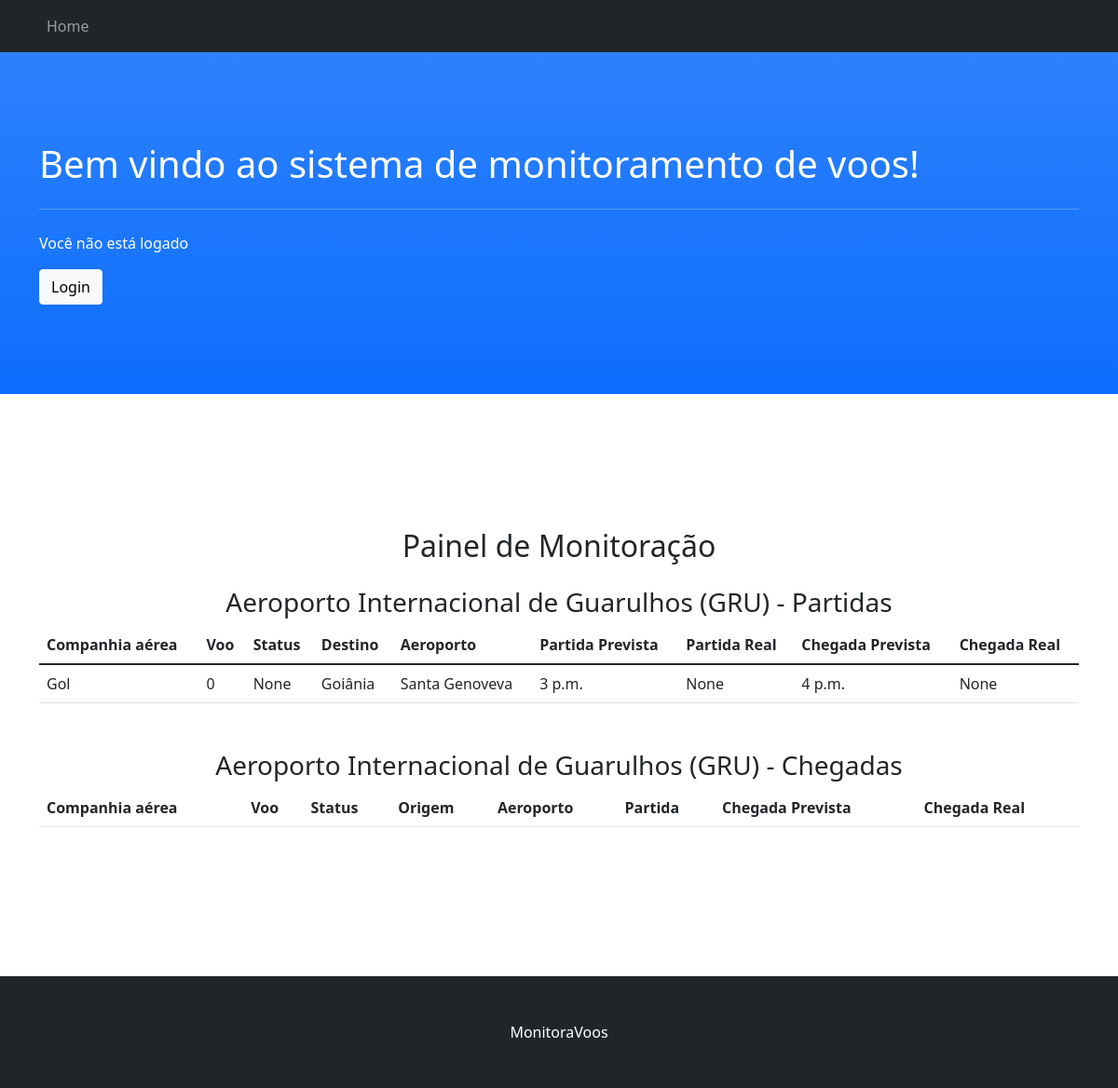
The page / on the database its author committed.
### rota/models.py (models this page shows, shortened)
class Voo(models.Model):
    STATUS_POSSIVEIS = (
        ('em', 'embarcando'),
        ('ca', 'cancelado'),
        ('pr', 'programado'),
        ('ta', 'taxiando'),
        ('pt', 'pronto'),
        ('ao', 'autorizado'),
        ('vo', 'em_voo'),
        ('at', 'aterrisado')
    )
    rota = models.ForeignKey(Rota, on_delete=models.CASCADE, null=True)
    id = models.IntegerField(primary_key=True)
    status = models.CharField(max_length=2, null=True, blank=True, choices=STATUS_POSSIVEIS)
    piloto = models.CharField(max_length=20, null=False)
    hora_partida = models.TimeField(auto_now=False, null=True, blank=True)
    hora_chegada = models.TimeField(auto_now=False, null=True, blank=True)
    data = models.DateTimeField(null=True)
    class Meta:
        db_table = 'voos'

class Rota(models.Model):
    id = models.IntegerField(primary_key=True)
    codigo = models.CharField(max_length=15, null = False, unique = True)
    aeroporto_partida = models.CharField(max_length=200, null=False)
    aeroporto_chegada = models.CharField(max_length=200, null=False)
    hora_partida_prevista= models.TimeField(auto_now=False)
    hora_chegada_prevista= models.TimeField(auto_now=False)
    origem = models.CharField(max_length=20, null=False)
    destino = models.CharField(max_length=20, null=False)
    aeronave = models.CharField(max_length=20, null=False)
    companhia_aerea = models.CharField(max_length=20, null=False)
    class Meta:
        db_table = 'rotas'

### rota/views.py (the view)
# urls.py: path('', views.area_logada, name='home'),
def area_logada(request):
    voos = Voo.objects.all()
    context = {
        'voos': voos,
    }
    return render(request,"area_logada.html", context)

### templates/area_logada.html (shortened to what this page needs)
{% load static %}
<!DOCTYPE html>
<html lang="en">
<head>
    <link href="{% static 'css/styles.css' %}" rel="stylesheet" />
</head>
<body id="page-top">
    <nav class="navbar navbar-expand-lg navbar-dark bg-dark fixed-top" id="mainNav">
        <div class="container">
            <div class="collapse navbar-collapse" id="navbarResponsive">
                <ul class="navbar-nav mr-auto">
                    <li class="nav-item active">
                        <a class="nav-link" href={% url 'home'%}>Home</a>
                    </li>
                </ul>
            </div>
        </div>
    </nav>
    {%block content%}
    <header class="bg-primary bg-gradient text-white">
        <div class="container">
            <div class="jumbotron">
                <h1>Bem vindo ao sistema de monitoramento de voos! </h1>
                <hr class="my-4">
                {%if user.is_authenticated %}
                    <div class="row">
                        <div class="col">
                            {% if perms.rota.change_rota %}
                                <a class="btn btn-light btn-lg" href="/crud" role="button">Cadastro CRUD</a>
                            {% else %}
                                <button disabled class="btn btn-light btn-lg" role="button">Cadastro CRUD</button>
                            {% endif %}
                        </div>
                        <div class="col">
                            {% if perms.rota.change_voo %}
                                <a class="btn btn-light btn-lg" href="/monitoramento" role="button">Monitorar Voos</a>
                            {% else %}
                                <button disabled class="btn btn-light btn-lg" href="/monitoramento" role="button">Monitorar Voos</button>
                            {% endif %}
                        </div>
                        <div class="col">
                            {% if perms.rota.view_voo %}
                                <a class="btn btn-light btn-lg" href="/geracao-relatorios" role="button">Gerar Relatórios</a>
                            {% else %}
                                <button disabled class="btn btn-light btn-lg" href="/geracao-relatorios" role="button">Gerar Relatórios</button>
                            {% endif %}
                        </div>
                    </div>
                {% else %}
                    <p>Você não está logado</p>
                    <a href="{% url 'login' %}" class="btn btn-light" role="button">Login</a>
                {% endif%}
            </div>
        </div>
    </header>
    <section id="Voos">
        <h2 style="text-align:center">Painel de Monitoração</h2>
        <div class="container" style="margin-top:25px">
            <h3 style="text-align:center">Aeroporto Internacional de Guarulhos (GRU) - Partidas</h3>
            <table class="table">
            <thead>
              <tr>
                <th scope="col">Companhia aérea</th>
                <th scope="col">Voo</th>
                <th scope="col">Status</th>
                <th scope="col">Destino</th>
                <th scope="col">Aeroporto</th>
                <th scope="col">Partida Prevista</th>
                <th scope="col">Partida Real</th>
                <th scope="col">Chegada Prevista</th>
                <th scope="col">Chegada Real</th>
              </tr>
            </thead>
            <tbody>
                {% for voo in voos %}
                {% if voo.rota.aeroporto_partida == 'Guarulhos' %}
                    <tr>
                        <td>{{ voo.rota.companhia_aerea }}</td>
                        <td>{{ voo.id }}</td>
                        <td>{{ voo.get_status_display }}</td>
                        <td>{{ voo.rota.destino }}</td>
                        <td>{{ voo.rota.aeroporto_chegada }}</td>
                        <td>{{ voo.rota.hora_partida_prevista }}</td>
                        <td>{{ voo.hora_partida }}</td>
                        <td>{{ voo.rota.hora_chegada_prevista }}</td>
                        <td>{{ voo.hora_chegada }}</td>
                    </tr>
                {% endif %}
                {% endfor %}
            </tbody>
          </table>
        </div>
        <div class="container" style="margin-top:50px">
            <h3 style="text-align:center">Aeroporto Internacional de Guarulhos (GRU) - Chegadas</h3>
            <table class="table">
            <thead>
              <tr>
                <th scope="col">Companhia aérea</th>
                <th scope="col">Voo</th>
                <th scope="col">Status</th>
            	<th scope="col">Origem</th>
                <th scope="col">Aeroporto</th>
                <th scope="col">Partida</th>
                <th scope="col">Chegada Prevista</th>
                <th scope="col">Chegada Real</th>
              </tr>
            </thead>
          </table>
        </div>
    </section>
    {% endblock content %}
    <footer class="py-5 bg-dark">
        <div class="container px-4"><p class="m-0 text-center text-white">MonitoraVoos</p></div>
    </footer>
</body>
</html>

### rows shown on the page
Voo: rota.companhia_aerea "Gol", id "0", status "None", rota.destino "Goiânia", rota.aeroporto_chegada "Santa Genoveva", rota.hora_partida_prevista "3 p.m.", hora_partida "None", rota.hora_chegada_prevista "4 p.m.", hora_chegada "None"
